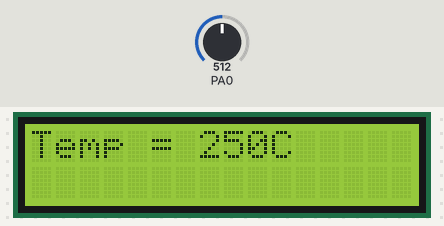
Bench run of a program on a simulated ATmega16, built with avr-gcc and emulated at 1 MHz. Shown: 16×2 character LCD. Wiring (inferred from the signals the program sends): character LCD (HD44780): RS PD4; R/W PD5; E PD6; data PC0, PC1, PC2, PC3, PC4, PC5, PC6, PC7. The test bench sets the inputs (shaded band); at power-on: PA0 = 512.

Above: at 1.2 s.
1.3 s: PA0 set to 716
At 1.7 s:
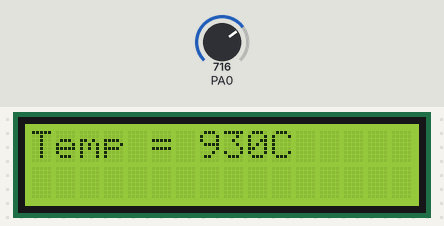
2.8 s: PA0 set to 900
At 3.2 s:
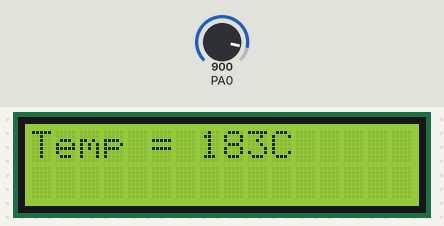
4.3 s: PA0 set to 1023
At 5.5 s:
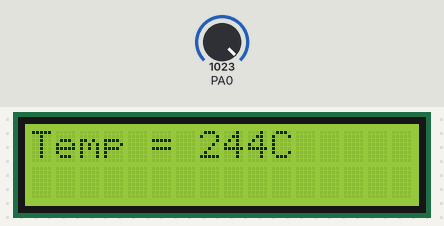
Timing chart, 0 to 7.3 s (numbered marks = the images above; inputs shaded):
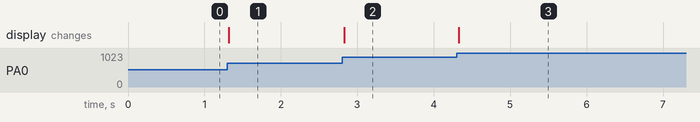

The program:

temp_main.c
```c
/* ---------------------------------------------------------------------------------------------------
[FILE NAME]	  : <temp_main.c>
[AUTHOR]      : <Aisha Alabasiry>
[DATE CREATED]: <20/1/2015>
[DESCRIPTION] : <main for this project>
--------------------------------------------------------------------------------------------------- */

/*--------------------------------------------- INCLUDES -------------------------------------------*/
#include <avr/io.h>
#include "app.h"

/*------------------------------------------ Global Variables --------------------------------------*/

/*------------------------------------- FUNCTION Definitions ---------------------------------------*/


int main(void)
{
	APP_init();
    while(1)
    {
		APP_start();
    }
}
```

adc.c
```c
/* ---------------------------------------------------------------------------------------------------
[FILE NAME]	  : < adc.c >
[AUTHOR]      : < Aisha Alabasiry >
[DATE CREATED]: < 20/1/2015 >
[DESCRIPTION] : < Application layer for Temprature Sensor>
--------------------------------------------------------------------------------------------------- */

/*--------------------------------------------- INCLUDES -------------------------------------------*/
#include "adc.h"
#include "sensor.h"
/*------------------------------------------ Global Variables --------------------------------------*/

/*------------------------------------- FUNCTION Definitions ---------------------------------------*/

void ADC_init(uint8 a_vref,uint8 a_clock)
{
	/* Bits Description:
	 * ADEN=1 enable ADC
	 * ADPS2:0=011 to choose ADC_a_clock=F_CPU/8=1Mhz/8=125Khz --> ADC must operate in range 50-200Khz
	 */
	SET_BIT(ADCSRA,ADEN); /* ADCSRA |= (1<<ADEN) */
	CLEAR_BIT(ADMUX,ADLAR); /* START WRITING FROM 0 IN ADLAR TO 2 IN ADHAR */
	switch(a_vref)
	{
		case 0 :
		CLEAR_BIT(ADMUX,6); /* AREF, Internal a_vref turned off , by clear REFS0*/
		CLEAR_BIT(ADMUX,7); /* and clear REFS1*/
		break;
		case 1 :
		SET_BIT(ADMUX,6); /* AVCC with external capacitor at AREF pin , by set REFS0*/
		CLEAR_BIT(ADMUX,7); /* and clear REFS1*/
		break;
		case 3 :
		SET_BIT(ADMUX,6); /*Internal 2.56V Voltage Reference with external capacitor at AREF pin, by set REFS0*/
		SET_BIT(ADMUX,7); /* and set REFS1*/
		break;
	}

	switch(a_clock)
	{
		case 0 :
			CLEAR_BIT(ADCSRA,ADPS2); /* set division factor for ADC Prescaler Selections =2 */
			CLEAR_BIT(ADCSRA,ADPS1);
			CLEAR_BIT(ADCSRA,ADPS0);
			break;
		case 1 :
			CLEAR_BIT(ADCSRA,ADPS2); /* set division factor for ADC Prescaler Selections =2 */
			CLEAR_BIT(ADCSRA,ADPS1);
			SET_BIT(ADCSRA,ADPS0);
			break;
		case 2 :
			CLEAR_BIT(ADCSRA,ADPS2); /* set division factor for ADC Prescaler Selections =4 */
			SET_BIT(ADCSRA,ADPS1);
			CLEAR_BIT(ADCSRA,ADPS0);
			break;
		case 3 :
			CLEAR_BIT(ADCSRA,ADPS2); /* set division factor for ADC Prescaler Selections =8 */
			SET_BIT(ADCSRA,ADPS1);
			SET_BIT(ADCSRA,ADPS0);
			break;
		case 4 :
			SET_BIT(ADCSRA,ADPS2); /* set division factor for ADC Prescaler Selections =16 */
			CLEAR_BIT(ADCSRA,ADPS1);
			CLEAR_BIT(ADCSRA,ADPS0);
			break;
		case 5 :
			SET_BIT(ADCSRA,ADPS2); /* set division factor for ADC Prescaler Selections =32 */
			SET_BIT(ADCSRA,ADPS1);
			CLEAR_BIT(ADCSRA,ADPS0);
			break;
		case 6 :
			SET_BIT(ADCSRA,ADPS2); /* set division factor for ADC Prescaler Selections =64 */
			SET_BIT(ADCSRA,ADPS1);
			SET_BIT(ADCSRA,ADPS0);
			break;
	}
}

uint32 ADC_read(uint8 a_channelNum)
{
	a_channelNum &=0x07; /* must be from 0 --> 7 */

	ADMUX &= 0xF8; /* clear first 5 bits in the ADMUX (channel number MUX4:0 bits) before set the required channel */

	ADMUX = ADMUX | a_channelNum; /*choose the correct channel by setting the channel number in MUX4:0 bits */

	ADCSRA |= (1<<ADSC); /* start conversion write '1' to ADSC */

	while(BIT_IS_CLEAR (ADCSRA ,ADIF)); /* wait for conversion to complete ADIF becomes '1'*/

	ADCSRA |=(1<<ADIF); /* clear ADIF by write'1' to it :) */

	return ADC; /* return the data register */
}
```

adc.h
```c
/* ---------------------------------------------------------------------------------------------------
[FILE NAME]   : adc.h
[AUTHOR]      : Aisha Alabasiry
[DATE CREATED]: 20/1/2015
[DESCRIPTION] : Application layer header file for Temprature Sensor
--------------------------------------------------------------------------------------------------- */
#ifndef ADC_H_
#define ADC_H_

#include "configs.h"
#include "std_types.h"
#include "macros.h"

#define AVCC 0
#define AREF 1
#define internal 2

 /* ---------------------------------------------------------------------------------------------------------------
[Function Name] : ADC_init
[Description]   : This function is responsible for initialize ADC
[Args]          : Vref, Clock
[Returns]       : This return shall indicate void
--------------------------------------------------------------------------------------------------------------- */
void ADC_init(uint8 a_vref,uint8 a_clock);

 /* ---------------------------------------------------------------------------------------------------------------
[Function Name] : ADC_read
[Description]   : This function is responsible for reading the data on specified channel
[Args]          : uint8 channel_num
[Returns]       : This return shall indicate uint32
--------------------------------------------------------------------------------------------------------------- */
uint32 ADC_read(uint8 a_channelNum);

#endif /* ADC_H_ */
```

app.c
```c
/* ---------------------------------------------------------------------------------------------------
[FILE NAME]	  : <app.c>
[AUTHOR]      : <Aisha Alabasiry>
[DATE CREATED]: <20/1/2015>
[DESCRIPTION] : <Application layer for this project it is required to echo the temprature on the LCD>
--------------------------------------------------------------------------------------------------- */

/*--------------------------------------------- INCLUDES -------------------------------------------*/
#include "app.h"
/*------------------------------------------ Global Variables --------------------------------------*/

/*------------------------------------- FUNCTION Definitions ---------------------------------------*/


void APP_init()
{
	/* Initialize LCD Driver */
	LCD_init();
	LCD_clear(); /*clear LCD at the beginning */
	LCD_sendString("Temp = ");
	LCD_goToRowColumn(0,10);
	LCD_sendData('C');
	SENSOR_init();
}

void APP_start()
{
	uint8 temp;
	while (1)
	{
		temp = SENSOR_read(0);
		LCD_goToRowColumn(0,7);
		LCD_intgerToString(temp); /*display the temp on LCD screen */
	}

}
```

app.h
```c
/* ---------------------------------------------------------------------------------------------------
[FILE NAME]   : app.h
[AUTHOR]      : Aisha Alabasiry
[DATE CREATED]: 20/1/2015
[DESCRIPTION] : Application layer header file for Temprature Sensor
--------------------------------------------------------------------------------------------------- */


#ifndef APP_H_
#define APP_H_

#include "lcd.h"
#include "sensor.h"

/***************************************************************************************************************/
/* ---------------------------------------------------------------------------------------------------------------
[Function Name] : APP_init
[Description] 	: This function is responsible for initialization lcd and temprature sensor
[Args]		    : void
[Returns] 		: This return shall indicate void
--------------------------------------------------------------------------------------------------------------- */
void APP_init(void);

/***************************************************************************************************************/
/* ---------------------------------------------------------------------------------------------------------------
[Function Name] : APP_start
[Description]   : This function is responsible for  read the temprature and send it to lcd
	              and the previous state is released
[Args] 			: void
[Returns] 		: This return shall indicate void
--------------------------------------------------------------------------------------------------------------- */
void APP_start(void);


#endif /* APP_H_ */
```

macros.h
```c
/* ---------------------------------------------------------------------------------------------------
[FILE NAME]   : <macros.h>
[AUTHOR]	  : <Aisha Alabasiry>
[DATE CREATED]: <20/1/2015>
[DESCRIPTION] : <common_macros module header file for this Project>
--------------------------------------------------------------------------------------------------- */
#ifndef COMMON_MACRO_H_
#define COMMON_MACRO_H_

/* Set a certain bit in any register */
#define SET_BIT(REG,BIT_NUM) ( REG = REG | (1<<BIT_NUM) )

/*clear a certain bit in any register */
#define CLEAR_BIT(REG,BIT_NUM) ( REG = REG & (~(1<<BIT_NUM)) )

/*check if any bit is set in any register and return true if yes */
#define BIT_IS_SET(REG,BIT_NUM) ( REG & (1<<BIT_NUM) )

/*check if any bit is clear in any register and return true if yes */
#define BIT_IS_CLEAR(REG,BIT_NUM) ( !(REG & (1<<BIT_NUM)) )

/* Toggle a certain bit in any register */
#define TOGGLE_BIT(REG,BIT) (REG^=(1<<BIT))

/* Rotate right the register value with specific number of rotates */
#define ROR(REG,num) ( REG= (REG>>num) | (REG<<(8-num)) )

/* Rotate left the register value with specific number of rotates */
#define ROL(REG,num) ( REG= (REG<<num) | (REG>>(8-num)) )

#endif /* COMMON_MACRO_H_ */
```

sensor.c
```c
/* ---------------------------------------------------------------------------------------------------
[FILE NAME]	  : <sensor.c>
[AUTHOR]      : <Aisha Alabasiry>
[DATE CREATED]: <20/1/2015>
[DESCRIPTION] : <this layer contains sensor functions >
--------------------------------------------------------------------------------------------------- */

/*--------------------------------------------- INCLUDES -------------------------------------------*/
#include "sensor.h"

/*------------------------------------------ Global Variables --------------------------------------*/

/*------------------------------------- FUNCTION Definitions ---------------------------------------*/


void SENSOR_init()
{
	ADC_init(0, 3);	 /* AREF, Internal Vref turned off by clear REFS0 ,set division factor for ADC Prescaler Selections =8 */
}

uint32 SENSOR_read(uint8 a_chNum)
{
	uint32 temp;
	temp= ADC_read(a_chNum); /* Read channel zero where the temp sensor is connect */
	temp = (temp*150*5)/(1023*1.5);

	return temp;

}
```

sensor.h
```c
/* ---------------------------------------------------------------------------------------------------
[FILE NAME]   : temp.h
[AUTHOR]      : Aisha Alabasiry
[DATE CREATED]: 20/1/2015
[DESCRIPTION] : header file for temprature sensor
--------------------------------------------------------------------------------------------------- */


#ifndef SENSOR_H_
#define SENSOR_H_

#include "adc.h"

/***************************************************************************************************************/
/* ---------------------------------------------------------------------------------------------------------------
[Function Name] : SENSOR_init
[Description] 	: This function is responsible for initialization temprature sensor
[Args]		    : void
[Returns] 		: This return shall indicate void
--------------------------------------------------------------------------------------------------------------- */
void SENSOR_init(void);

/***************************************************************************************************************/
/* ---------------------------------------------------------------------------------------------------------------
[Function Name] : SENSOR_read
[Description]   : This function is responsible for  read temprature on the sensor
	              and the previous state is released
[Args] 			: uint8 a_chNum
[Returns] 		: This return shall indicate uint32
--------------------------------------------------------------------------------------------------------------- */
uint32 SENSOR_read(uint8 a_chNum);


#endif /* SENSOR_H_ */
```

configs.h
```c
/* ---------------------------------------------------------------------------------------------------
[FILE NAME]   : <configs.h>
[AUTHOR]      : <Aisha Alabasiry>
[DATE CREATED]: <20/1/2015>
[DESCRIPTION] : <configurations header file >
--------------------------------------------------------------------------------------------------- */
#ifndef LCD_CONFIG_H_
#define LCD_CONFIG_H_


#ifndef F_CPU
#define F_CPU 1000000UL /* 1MHz Clock frequency */
#endif

#include <avr/io.h>
#include <avr/interrupt.h>
#include <util/delay.h>

#endif /* LCD_CONFIG_H_ */
```

dio.c
```c
/* ---------------------------------------------------------------------------------------------------
[FILE NAME]   : <dio.c>
[AUTHOR]      : <Aisha Alabasiry>
[DATE CREATED]: <20/1/2015>
[DESCRIPTION] : <DIO Module for general use>
--------------------------------------------------------------------------------------------------- */
/*--------------------------------------------- INCLUDES -------------------------------------------*/
#include "dio.h"

/*------------------------------------------ Global Variables --------------------------------------*/

/*------------------------------------- FUNCTION Definitions ---------------------------------------*/

void DIO_setDirection(const DioConfig *a_s_configMsg_Ptr )
{
	volatile uint8 *DDR_Ptr;

	/* point to the required DDR Register */
	switch(a_s_configMsg_Ptr->port)
	{
		case 'A': DDR_Ptr = &DDRA;
		break;
		case 'B': DDR_Ptr = &DDRB;
		break;
		case 'C': DDR_Ptr = &DDRC;
		break;
		case 'D': DDR_Ptr = &DDRD;
		break;
	}
	if(a_s_configMsg_Ptr->direction == OUTPUT)
	{
		/* set the corresponding bit in the DDR register to configure it as output pin */
		SET_BIT(*DDR_Ptr,a_s_configMsg_Ptr->pinNum);
	}
	else if(a_s_configMsg_Ptr->direction ==INPUT )
	{
		/* clear the corresponding bit in the DDR register to configure it as input pin */
		CLEAR_BIT(*DDR_Ptr,a_s_configMsg_Ptr->pinNum);
	}
}

/*******************************************************************************************************************/
void DIO_writePin(const DioConfig * a_s_state_Ptr)
{
	/* point to the required PORT Register */
	volatile uint8 * port_Ptr;

	switch(a_s_state_Ptr->port)
	{
		case 'A': port_Ptr = &PORTA;
		break;
		case 'B': port_Ptr = &PORTB;
		break;
		case 'C': port_Ptr = &PORTC;
		break;
		case 'D': port_Ptr = &PORTD;
		break;
	}
	if(a_s_state_Ptr->pinValue == LOGIC_HIGH)
	{
		/*set the corresponding pin in the PORT register*/
		SET_BIT(*port_Ptr,a_s_state_Ptr->pinNum);
	}
	else if(a_s_state_Ptr->pinValue == LOGIC_LOW)
	{
		/*clear the corresponding pin in the PORT register*/
		CLEAR_BIT(*port_Ptr,a_s_state_Ptr->pinNum);
	}
}
/*******************************************************************************************************************/
uint8 DIO_readPin(const  DioConfig *a_s_state_Ptr)
{
	volatile uint8 * pin_ptr;
	uint8 output;

	/* point to the required PIN Register */
	switch(a_s_state_Ptr->port)
	{
		case 'A': pin_ptr = &PORTA;
		break;
		case 'B': pin_ptr = &PORTB;
		break;
		case 'C': pin_ptr = &PORTC;
		break;
		case 'D': pin_ptr = &PORTD;
		break;
	}
	if(BIT_IS_SET(*pin_ptr,a_s_state_Ptr->pinNum))
	{
		/*check if the corresponding bit is set in the PIN register*/
		output =  LOGIC_HIGH;
	}
	else if(BIT_IS_CLEAR(*pin_ptr,a_s_state_Ptr->pinNum))
	{
		/*check if the corresponding bit is clear in the PIN register*/
		output = LOGIC_LOW;
	}
	return output;
}
/********************************************************************************************************************/

void DIO_writePort(const uint8 a_port , uint8 * a_portValue)
{
	/* point to the required PORT Register */
	volatile uint8 * port_Ptr;

	switch(a_port)
	{
		case 'A': port_Ptr = &PORTA;
		break;
		case 'B': port_Ptr = &PORTB;
		break;
		case 'C': port_Ptr = &PORTC;
		break;
		case 'D': port_Ptr = &PORTD;
		break;
	}
	*port_Ptr = a_portValue ;
}
/*******************************************************************************************************************/
uint8 DIO_readPort( uint8 a_port)
{
	volatile uint8 * port_Ptr;
	uint8 output;

	/* point to the required PIN Register */
	switch(a_port)
	{
		case 'A': port_Ptr = &PORTA;
		break;
		case 'B': port_Ptr = &PORTB;
		break;
		case 'C': port_Ptr = &PORTC;
		break;
		case 'D': port_Ptr = &PORTD;
		break;
	}
	output = *port_Ptr ;
	return output;
}
/********************************************************************************************************************/
```

std_types.h
```c
/* ---------------------------------------------------------------------------------------------------
[FILE NAME]   : <std_type.h>
[AUTHOR]      : <Aisha Alabasiry>
[DATE CREATED]: <20/1/2015>
[DESCRIPTION] : <Standard Types header file for this Project>
--------------------------------------------------------------------------------------------------- */
#ifndef STD_TYPE_H_
#define STD_TYPE_H_

#include <avr/io.h>
#include <util/delay.h>

typedef unsigned char  uint8;
typedef signed char	   sint8;
typedef unsigned short uint16;
typedef signed short   sint16;
typedef unsigned long  uint32;
typedef signed long    sint32;

#endif /* STD_TYPE_H_ */
```

Source omitted: lcd.c (7087 bytes), lcd.h (7593 bytes), dio.h (4376 bytes)

Measured:
- after the input at 1.3 s, the display: changes at once (image 1)
- after the input at 2.8 s, the display: changes at once (image 2)
- after the input at 4.3 s, the display: changes at once (image 3)
